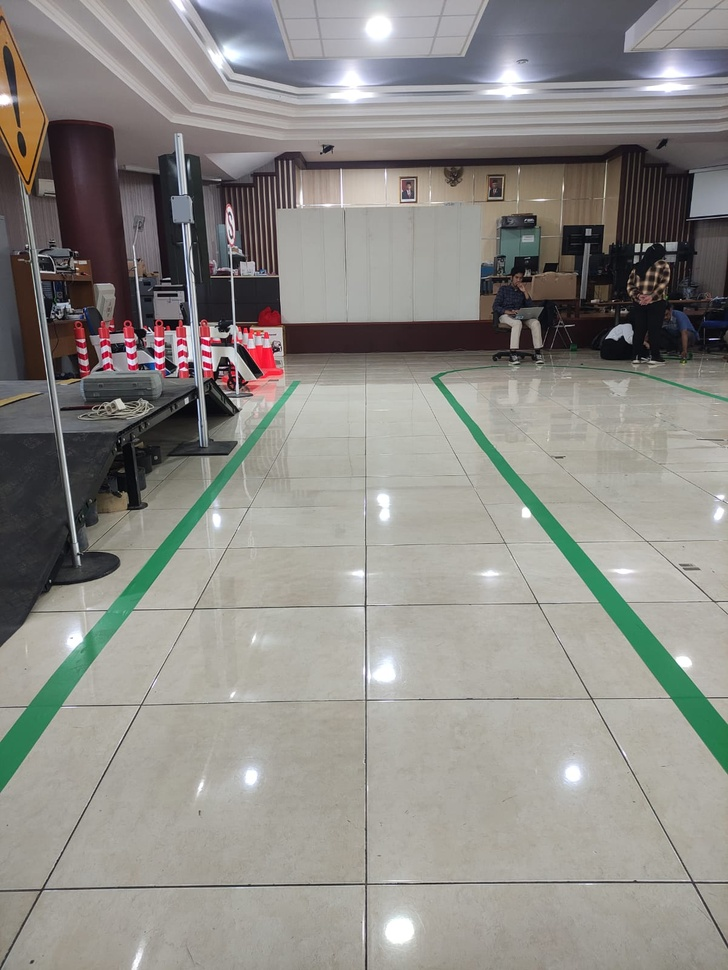
#> input picture lane_detection_hijau.jpeg, 728 x 970 px, shrunk from 1201 x 1600 before the run
$ jupyter execute color_calibration.ipynb
#> lines starting #> are read from the running program, lines starting #| are printed output that depends on the picture; after the words box and inside, x2 and y2 are one past the last pixel; in counts of white or black regions, pixels touching at a corner belong together
[cell 1]
import cv2
import sys
import numpy as np

def nothing(x):
    pass

cv2.startWindowThread()
# Create a window
cv2.namedWindow('image')


# create trackbars for color change
cv2.createTrackbar('HMin','image',0,179,nothing) # Hue is from 0-179 for Opencv
#> slider 'HMin' is set to 35
cv2.createTrackbar('SMin','image',0,255,nothing)
#> slider 'SMin' is set to 51
cv2.createTrackbar('VMin','image',0,255,nothing)
#> slider 'VMin' is set to 51
cv2.createTrackbar('HMax','image',0,179,nothing)
#> slider 'HMax' is set to 179
cv2.createTrackbar('SMax','image',0,255,nothing)
#> slider 'SMax' is set to 255
cv2.createTrackbar('VMax','image',0,255,nothing)
#> slider 'VMax' is set to 255

# Set default value for MAX HSV trackbars.
cv2.setTrackbarPos('HMax', 'image', 179)
cv2.setTrackbarPos('SMax', 'image', 255)
cv2.setTrackbarPos('VMax', 'image', 255)

# Initialize to check if HSV min/max value changes
hMin = sMin = vMin = hMax = sMax = vMax = 0
phMin = psMin = pvMin = phMax = psMax = pvMax = 0

img = cv2.imread('lane_detection_hijau.jpeg')
#> img is the input picture: shape (970, 728, 3); mean B, G, R 134.8, 139.6, 141.6
output = img
waitTime = 33

while(1):

    # get current positions of all trackbars
    hMin = cv2.getTrackbarPos('HMin','image')
    sMin = cv2.getTrackbarPos('SMin','image')
    vMin = cv2.getTrackbarPos('VMin','image')

    hMax = cv2.getTrackbarPos('HMax','image')
    sMax = cv2.getTrackbarPos('SMax','image')
    vMax = cv2.getTrackbarPos('VMax','image')

    # Set minimum and max HSV values to display
    lower = np.array([hMin, sMin, vMin])
    upper = np.array([hMax, sMax, vMax])

    # Create HSV Image and threshold into a range.
    hsv = cv2.cvtColor(img, cv2.COLOR_BGR2HSV)
#> hsv: shape (970, 728, 3); mean H, S, V 52.5, 28.6, 145.3
    mask = cv2.inRange(hsv, lower, upper)
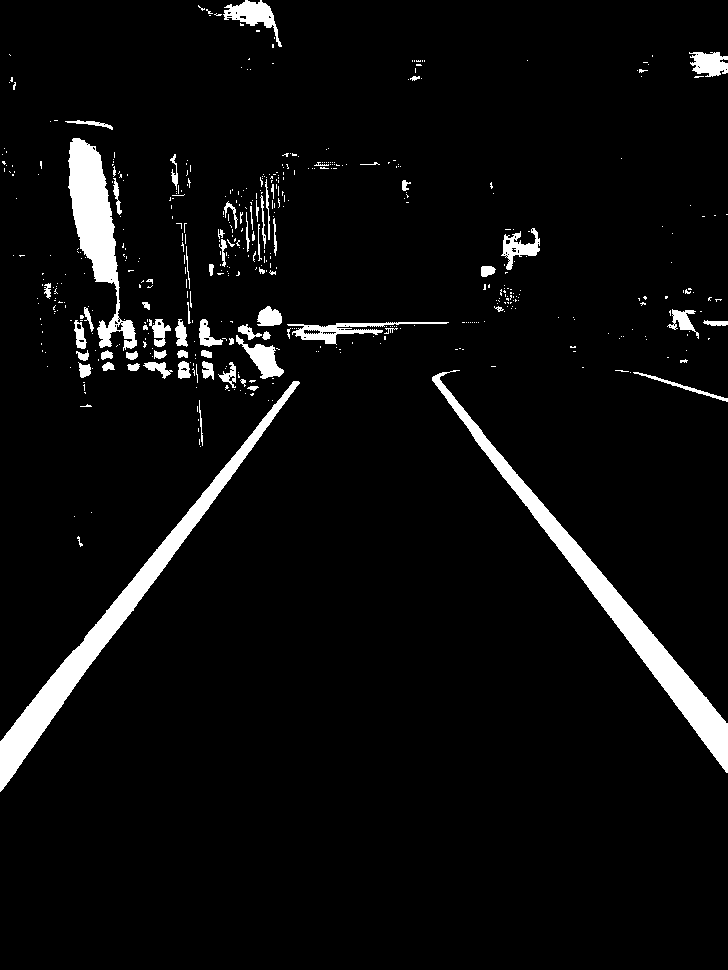
#> mask: shape (970, 728); 5% white; 504 white regions (432 under 20 px), largest, box (x1, y1, x2, y2) and area: (432, 370, 728, 773) 8971, (0, 381, 300, 792) 8811, (68, 138, 137, 351) 5430
    output = cv2.bitwise_and(img,img, mask= mask)
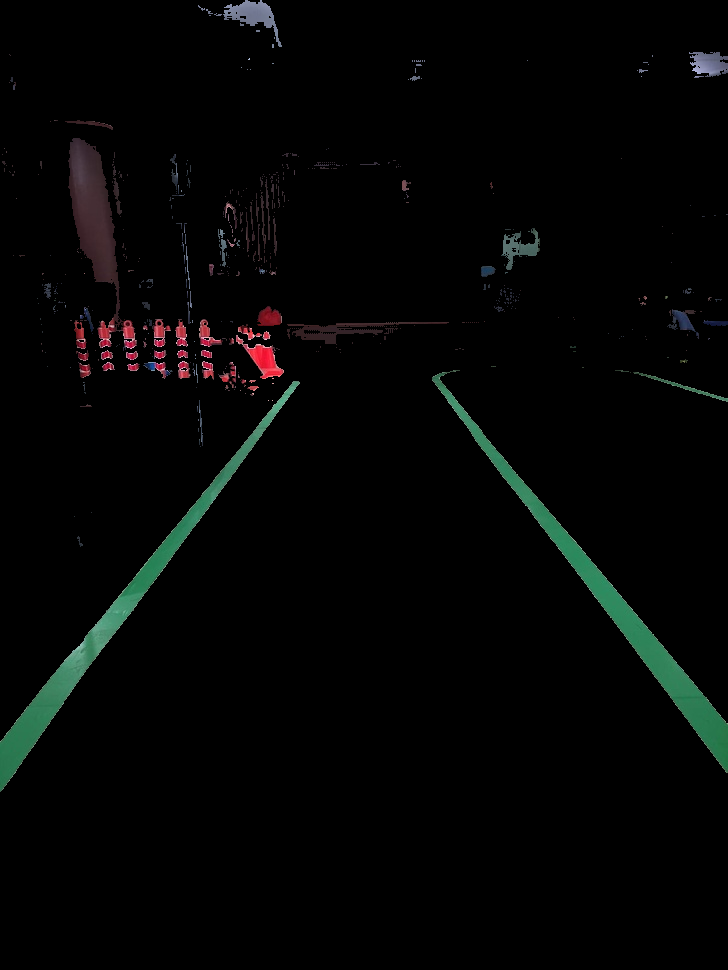
#> output: shape (970, 728, 3); mean B, G, R 4.2, 4.9, 3.8

    # Print if there is a change in HSV value
    if( (phMin != hMin) | (psMin != sMin) | (pvMin != vMin) | (phMax != hMax) | (psMax != sMax) | (pvMax != vMax) ):
        print("(hMin = %d , sMin = %d, vMin = %d), (hMax = %d , sMax = %d, vMax = %d)" % (hMin , sMin , vMin, hMax, sMax , vMax))
        phMin = hMin
        psMin = sMin
        pvMin = vMin
        phMax = hMax
        psMax = sMax
        pvMax = vMax

    # Display output image
    cv2.imshow('image',output)

    # Wait longer to prevent freeze for videos.
    if cv2.waitKey(waitTime) & 0xFF == ord('q'):
#> (key q is pressed here)
        break

cv2.destroyAllWindows()

[cell 2]
import cv2

img = cv2.imread('lane_detection_hijau.jpeg')
cv2.startWindowThread()
cv2.imshow('img', img)

# wait forever, if Q is pressed then close cv image window
if cv2.waitKey(0) & 0xFF == ord('q'):
#> (key q is pressed here)
   cv2.destroyAllWindows()

[cell 3]
import cv2
cv2.namedWindow('imageWindow')
img = cv2.imread('lane_detection_hijau.jpeg')
cv2.imshow('imageWindow',img)
wait = True
while wait:
  wait = cv2.waitKey()=='q113' # hit q to exit
#> (key q is pressed here)

$ run again, with goproo.jpg copied over lane_detection_hijau.jpeg
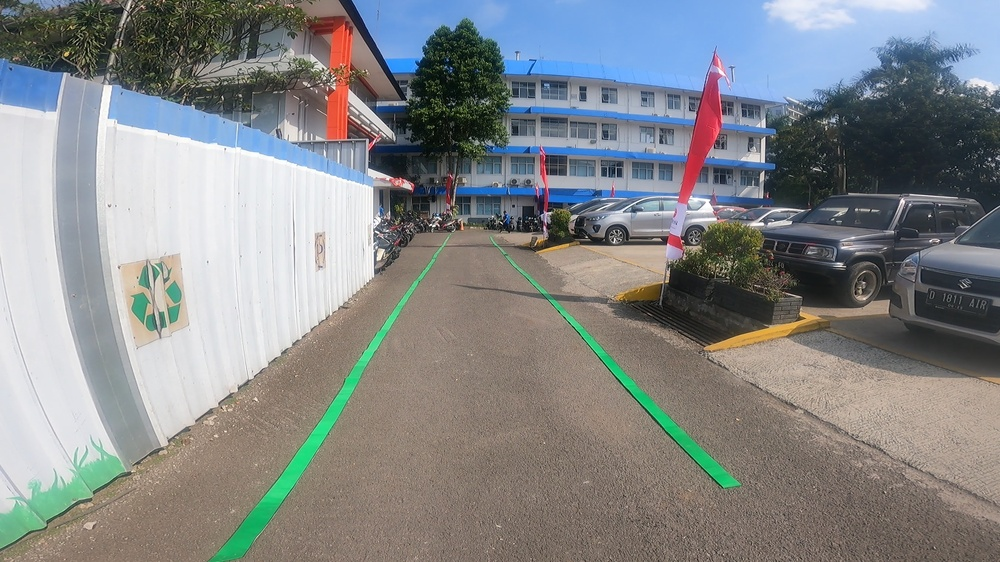
#> input picture goproo.jpg, 1000 x 562 px, shrunk from 2704 x 1520 before the run
#> img is the input picture: shape (562, 1000, 3); mean B, G, R 136.6, 135.5, 133
#> hsv: shape (562, 1000, 3); mean H, S, V 61.1, 53.7, 151.1
#> `mask = cv2.inRange(hsv, lower, upper)`:
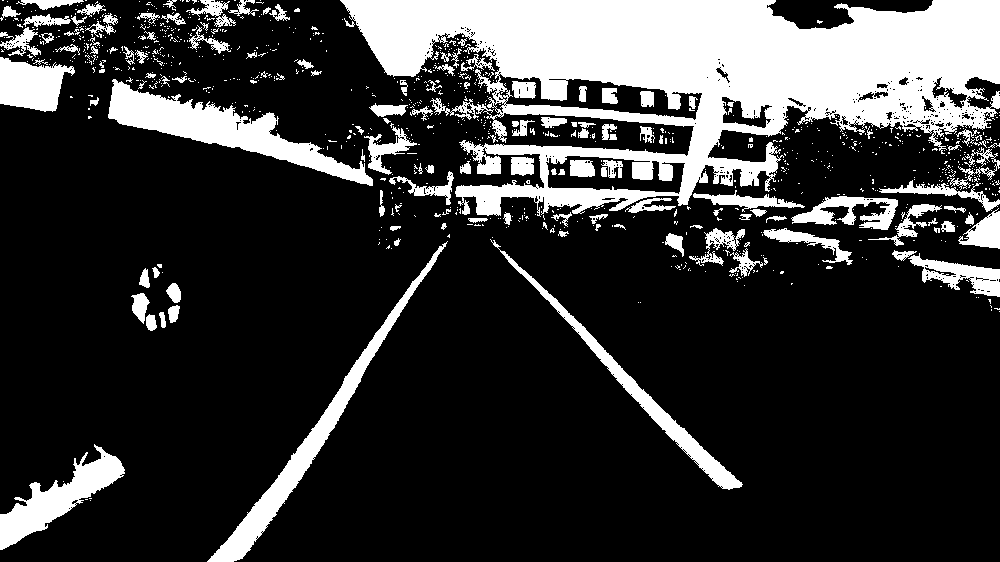
#> mask: shape (562, 1000); 21.4% white; 997 white regions (862 under 20 px), largest, box (x1, y1, x2, y2) and area: (340, 0, 1000, 217) 71203, (108, 79, 373, 186) 7812, (207, 241, 448, 562) 5812
#> `output = cv2.bitwise_and(img,img, mask= mask)`:
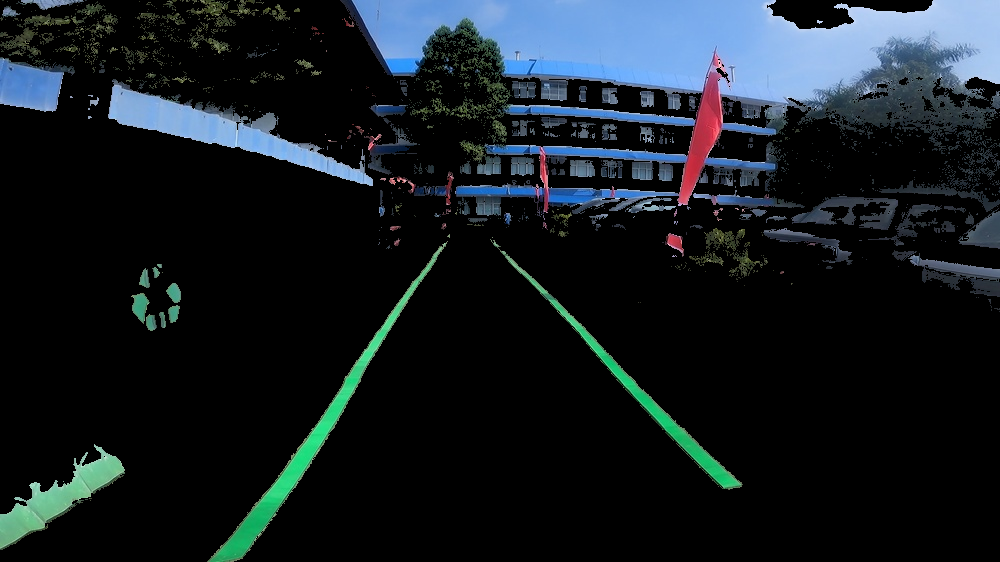
#> output: shape (562, 1000, 3); mean B, G, R 34, 28.7, 21.1

$ run again, with pridan.jpg copied over lane_detection_hijau.jpeg
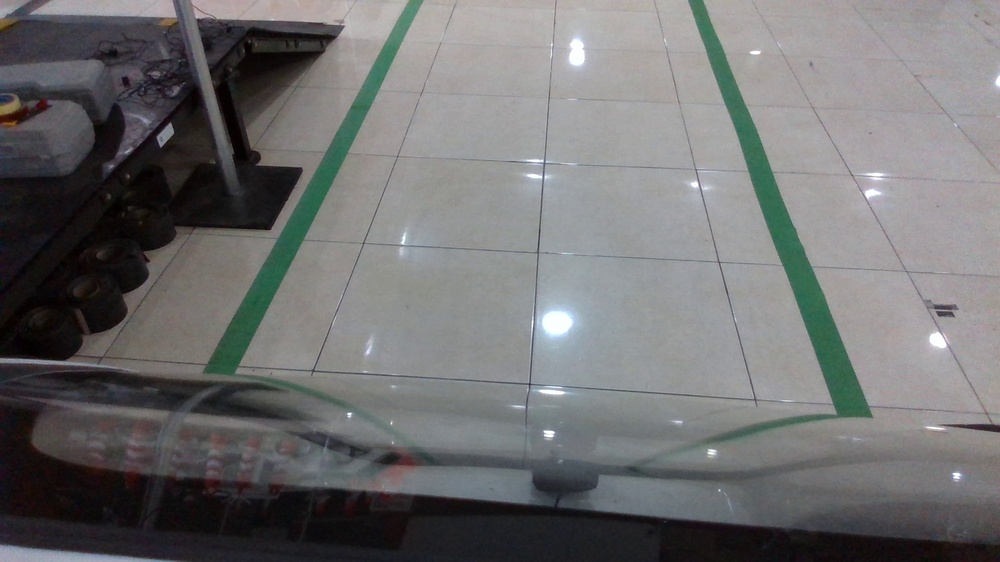
#> input picture pridan.jpg, 1000 x 562 px, shrunk from 1920 x 1080 before the run
#> img is the input picture: shape (562, 1000, 3); mean B, G, R 112.2, 111.6, 111.7
#> hsv: shape (562, 1000, 3); mean H, S, V 87.6, 27.7, 115.9
#> `mask = cv2.inRange(hsv, lower, upper)`:
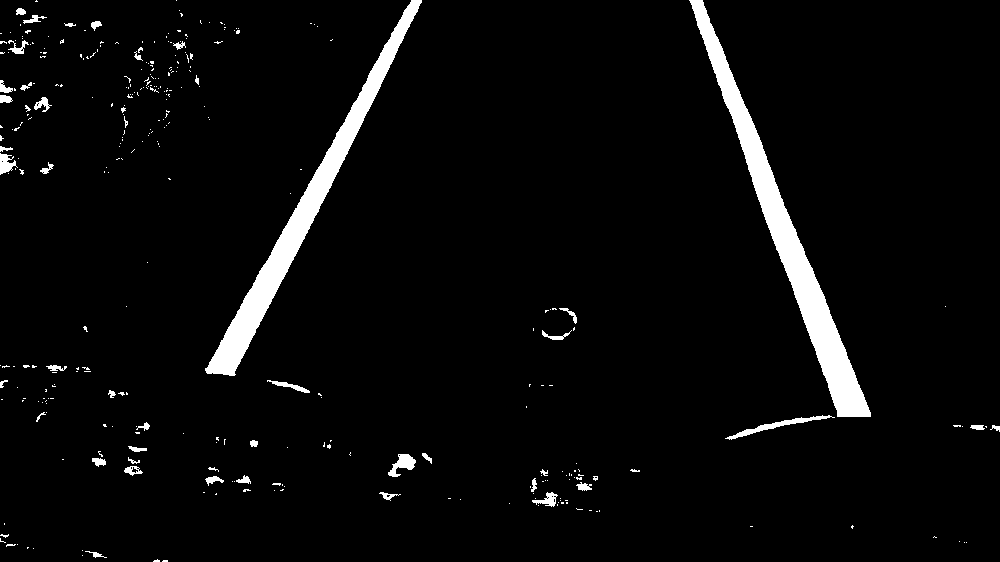
#> mask: shape (562, 1000); 4.1% white; 330 white regions (283 under 20 px), largest, box (x1, y1, x2, y2) and area: (689, 0, 871, 417) 10043, (205, 0, 422, 376) 8427, (725, 415, 835, 440) 481
#> `output = cv2.bitwise_and(img,img, mask= mask)`:
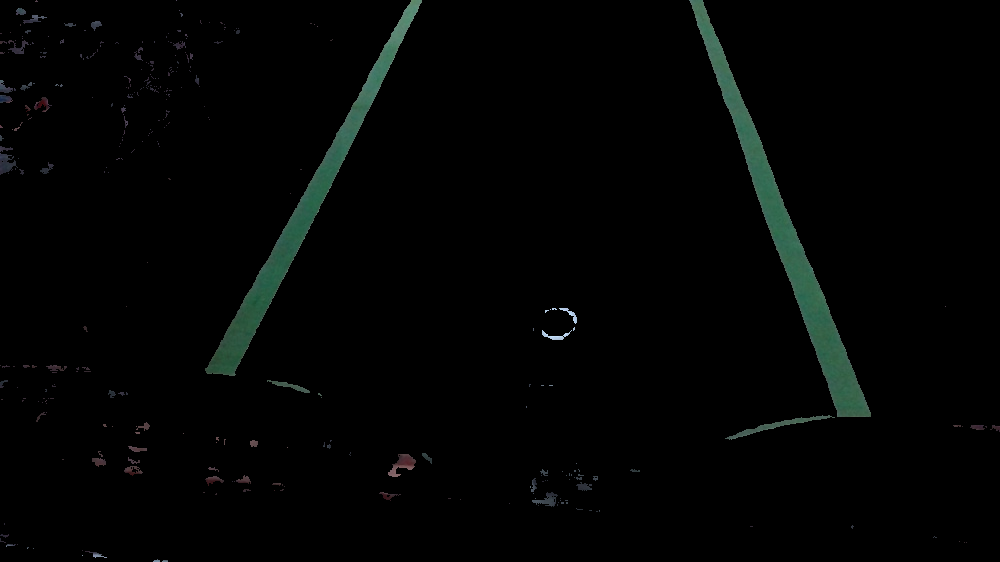
#> output: shape (562, 1000, 3); mean B, G, R 3.3, 3.9, 2.5
